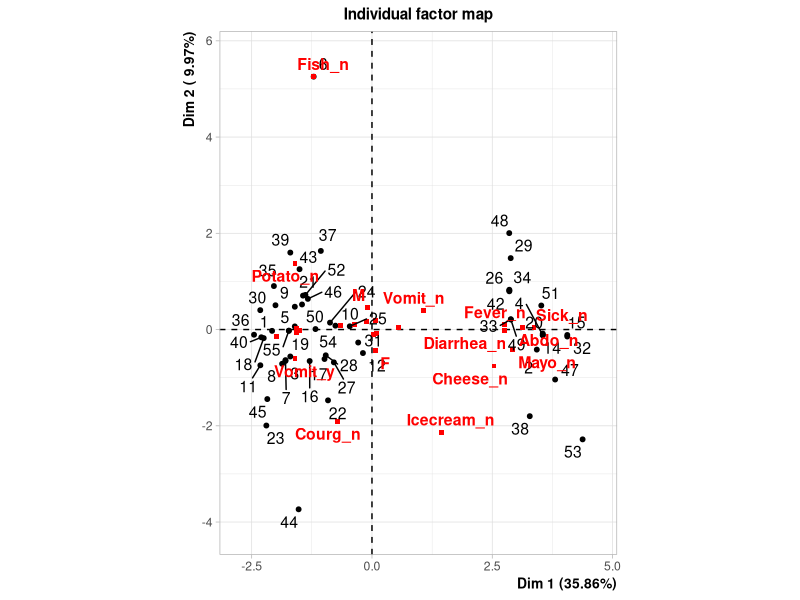
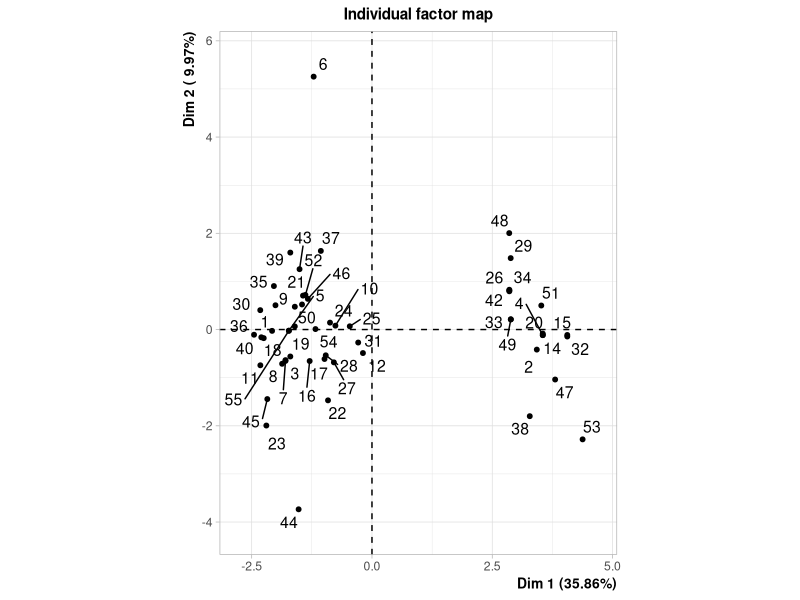
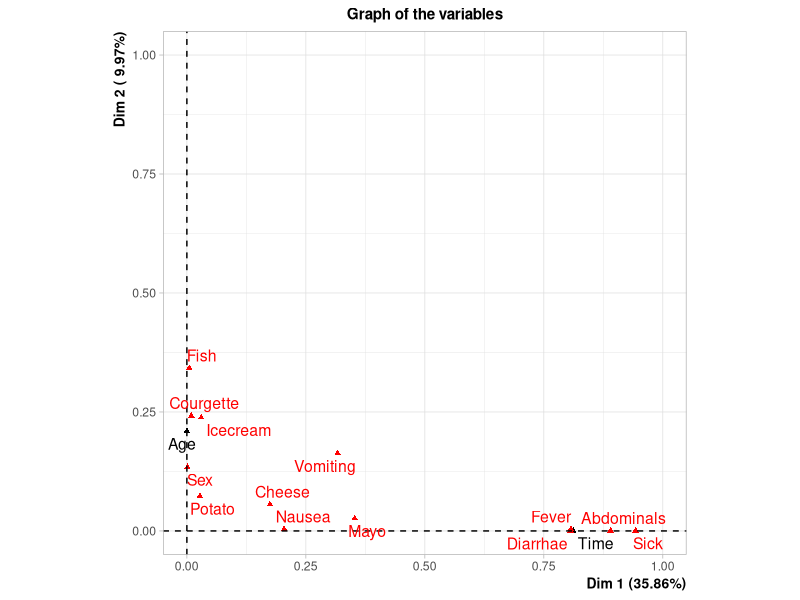
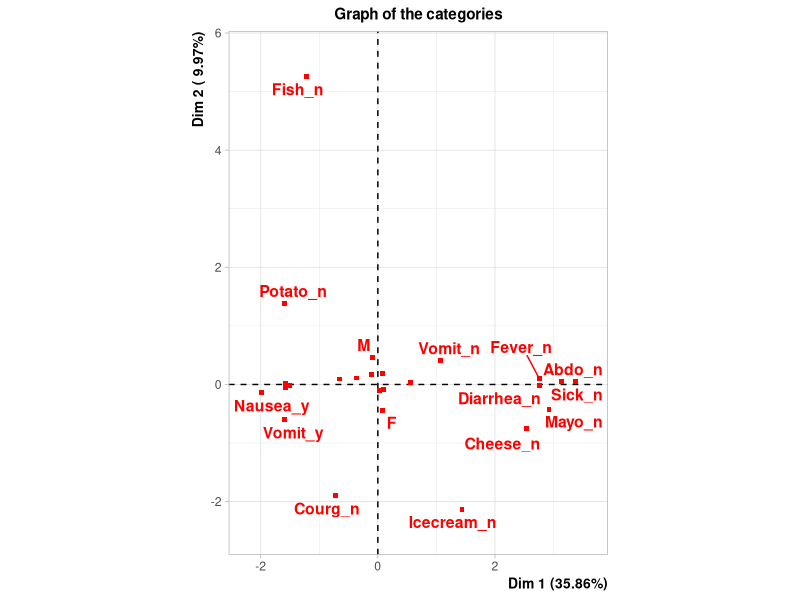
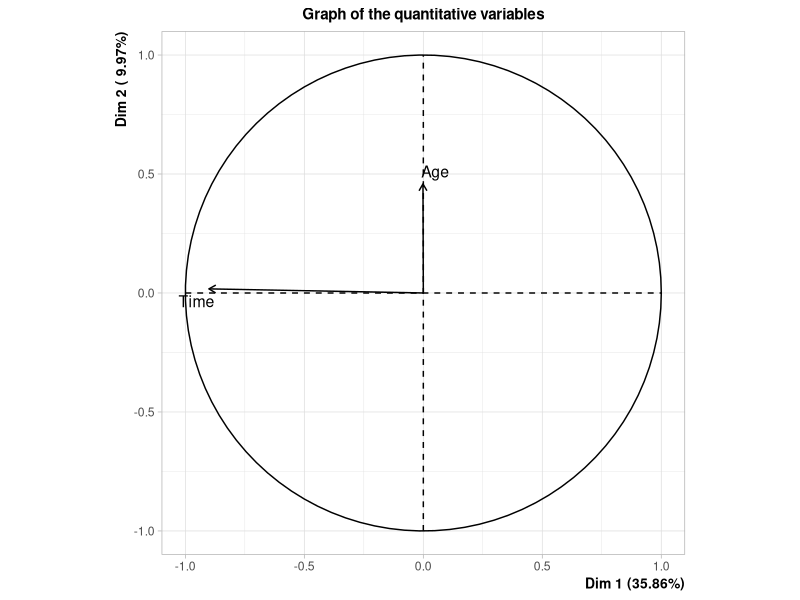
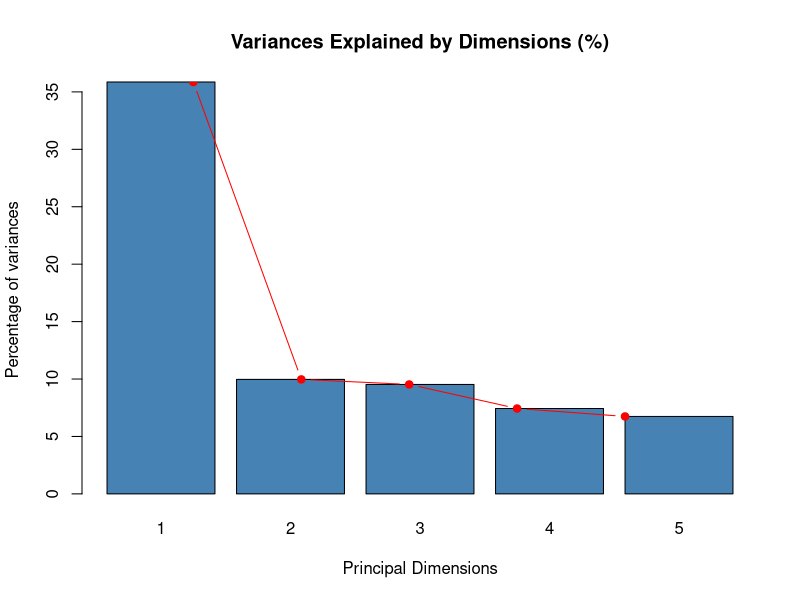
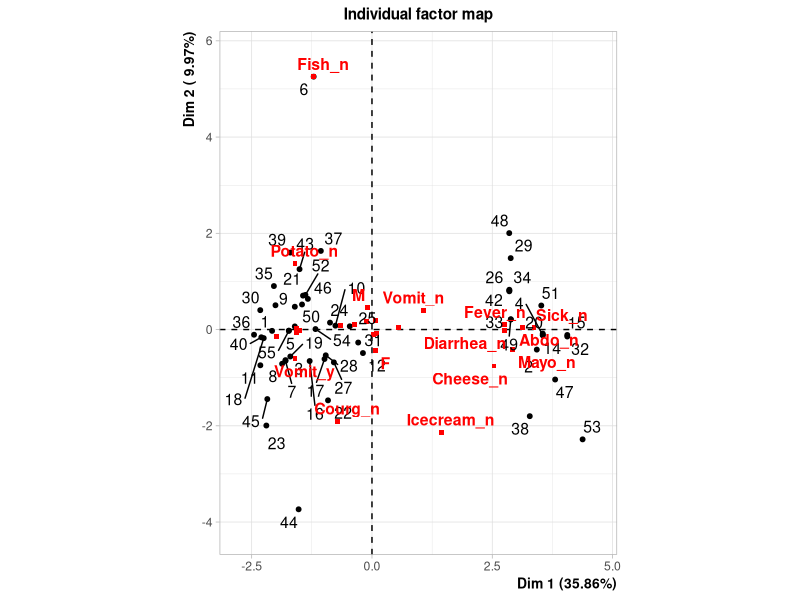
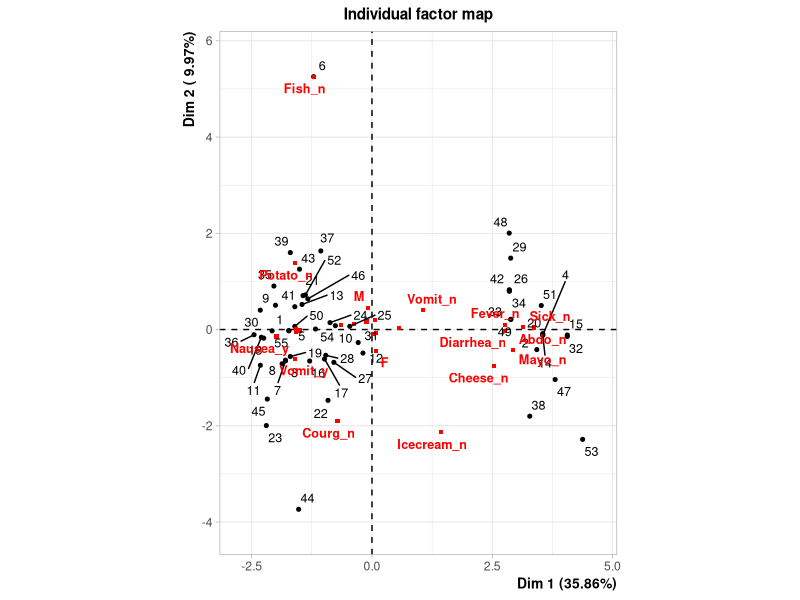

These figures' R source, in order: (Note: this script raises an error after producing the figures.)
## ---- chunk 1
knitr::opts_chunk$set(echo = TRUE, eval = FALSE)
## ---- chunk 2
library(FactoMineR)
library(skimr)
library(tidyverse)
data("poison")
skim(poison)

snippet_mca <- poison %>% 
  select_if(function(col) is.factor(col) | is.numeric(col)) %>% 
  names()


data_mcatest <- poison[snippet_mca]


data_mcatest %>% skim()


res.mca <- FAMD(data_mcatest,
                             graph=TRUE)





eig.val <- res.mca$eig
barplot(eig.val[, 2], 
        names.arg = 1:nrow(eig.val), 
        main = "Variances Explained by Dimensions (%)",
        xlab = "Principal Dimensions",
        ylab = "Percentage of variances",
        col ="steelblue")
# Add connected line segments to the plot
lines(x = 1:nrow(eig.val), eig.val[, 2], 
      type = "b", pch = 19, col = "red")

plot(res.mca, autoLab = "yes")

plot(res.mca,
     invisible = c("var", "quali.sup", "quanti.sup"),
     cex = 0.8,                                    
     autoLab = "yes")
## ---- chunk 3
# list of required packages
l_packages <- list("caret",
              "lubridate",
              "magrittr",
              "partykit",
              "pROC",
              "purrr",
              "RODBC",
              "skimr",
              "tidyverse") 

# install missing packages
if (length(setdiff(l_packages, rownames(installed.packages()))) > 0) {
  install.packages(setdiff(l_packages, rownames(installed.packages())))  
}

# open required packages
lapply(l_packages, library, character.only = TRUE)

rm(l_packages)
## ---- chunk 4
library(magrittr)
## ---- chunk 5
rlang_example <- function(data, var, by, ..., by_string, name) {
  data %>%
    # Quote and unquote interpolation
    dplyr::group_by({{ by }}) %>%
    dplyr::summarise(mpg_max = max({{ var }}, na.rm = TRUE)) %>% 
    # Multiple custom arguments
    dplyr::mutate(...) %>% 
    # Variable by string
    dplyr::mutate(string_var = .data[[by_string]] / 2) %>% 
    # Variable name
    dplyr::mutate({{ name }} := runif(dplyr::n()))
}

rlang_example(
  data      = mtcars, 
  var       = mpg, 
  by        = cyl, 
  mpg_max2  = mpg_max * 2, # ...
  by_string = "cyl",
  name      = runif)
## ---- chunk 6
library(purrr) # compose function of purrr conflicts with compose from flextable
library(flextable)
library(dplyr)
library(tidyr)
library(ggplot2)
## ---- chunk 7
ft   <- mtcars[, c(8:9, 2, 3, 1, 6, 5, 7)] %>% arrange(vs, am, cyl) %>% 
  mutate(gg = map(seq_len(n()), ~ runif(10) *  2)) %>% 
  mutate(gg = map(gg, function(dt) {
    ggplot(mapping = aes(x = seq_along(dt), y = dt)) + geom_line() + theme_void() })) 

ftnc <- ncol(ft)

colourer <- scales::col_numeric(
  palette = c("transparent", "red"),
  domain = c(0, 500))

as_grouped_data(ft, groups = "vs") %>% 
  as_flextable() %>% 
# flextable(ft) %>% #, col_keys = names(ft)[-ftnc]) %>% 
  # set_header_labels(mpg = "MPG", wt = "WT") %>% 
  # add_header_lines(values = "Topper", top = TRUE) %>% 
  # add_header_row(values = c("", "head", "yeah"), colwidths = c(2, ftnc - 5, 3)) %>% 
  # add_footer_row(values = "Feet", colwidths = ftnc) %>% 
  set_header_df(mapping = tibble(
    col_keys = c("mpg", "cyl", "disp", "vs", "am", "wt", "list", "drat", "qsec"),
    topline  = c("Int", "Int", "dbl", "dbl", "dbl", "wt", "list", "drat", "qsec"),
    botline  = c("mpg", "cyl", "disp", "vs", "am", "wt", "list", "drat", "qsec")),
    key = "col_keys") %>%
  merge_h(part = "header") %>% 
  merge_v(j = "wt", part = "header") %>% 
  theme_alafoli() %>% 
  italic(i = 2, j = 1, part = "header") %>% 
  bold(part = "header") %>% 
  align(i = 2, align = "right", part = "header") %>% 
  align(i = 1, align = "center", part = "header") %>% 
  # merge_v(j = "am", target = c("vs", "am")) %>% 
  merge_v(j = "cyl", target = c("am", "cyl")) %>% 
  color(i = c(1, 2), j = c(3, 4), color = "steelblue") %>% 
  bg(i = ~ between(wt, 3.3, 4.2), j = ~ mpg, bg = "gray") %>% 
  fontsize(part = "body", size = 9) %>% 
  bg(bg = "#e05297", part = "header") %>% 
  bg(bg = colourer, j = "disp", part = "body") %>% 
  color(color = "white", part = "header") %>% 
  bg(i = ~ !is.na(vs), bg = "#fceef5", part = "body") %>% 
  border(i = ~ !is.na(vs), border.bottom = officer::fp_border(style = "dashed"),
         border.top = officer::fp_border(style = "solid")) %>%
  align(i = ~ !is.na(vs), align = "center", part = "body" ) %>% 
  highlight(j = "wt", # grep("mpg", colnames(ft), value = TRUE),
            color = function(x) ifelse(x > 15, "yellow", "transparent")) %>% 
  fix_border_issues() %>%
  flextable::compose(j = "gg",
          value = as_paragraph(
            gg_chunk(value = gg, width = 1, height = 0.1)
            )) %>% 
  flextable::compose(j = "drat",
          value = as_paragraph(
            minibar(value = drat, max = max(drat, na.rm = TRUE), height = .15)
            ),
  part = "body") %>% 
  flextable::compose(j = "qsec",
          value = as_paragraph(
            linerange(value = qsec, max = max(qsec, na.rm = TRUE), height = .15)
            ),
  part = "body")
  # flextable::compose(j = "list", value = as_paragraph(
  #   plot_chunk(value = list, type = "line", col = "pink",
  #              width = 1.5, height = .4, free_scale = TRUE)
  # ))
# htmltools_value() # For shiny uiOutput
